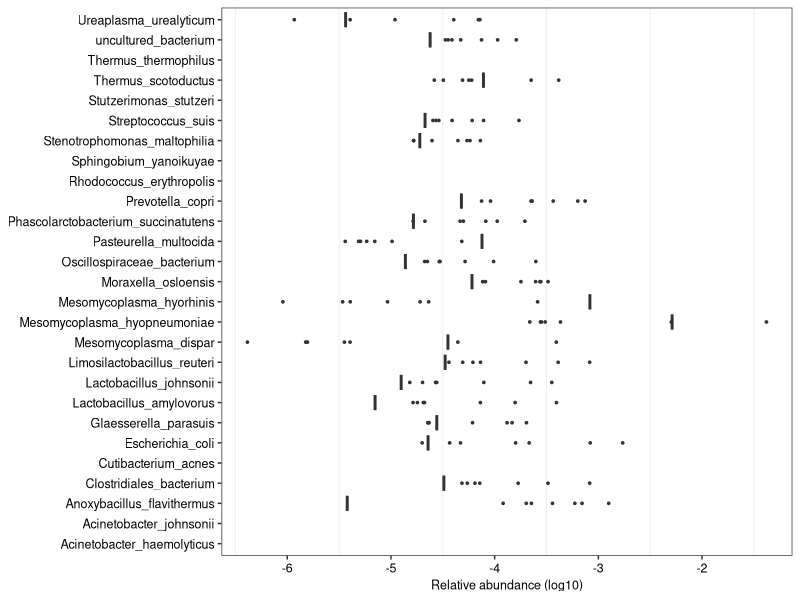
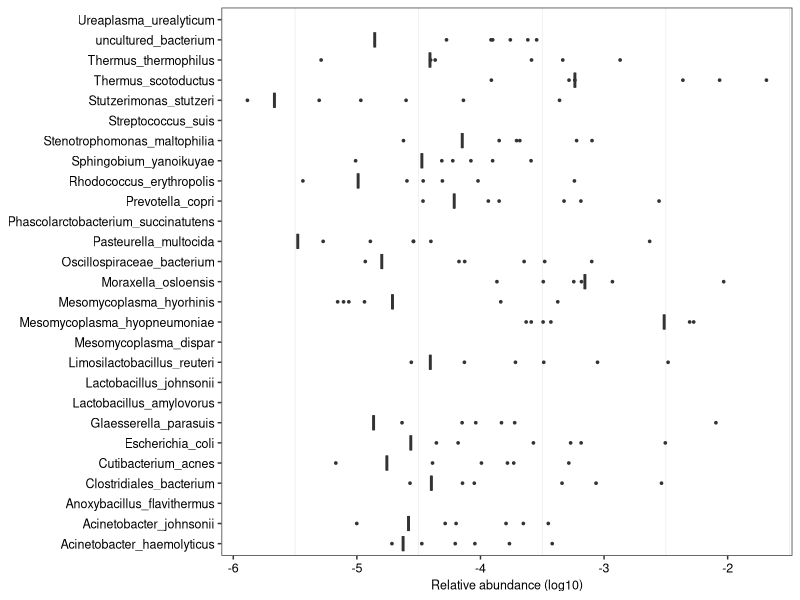
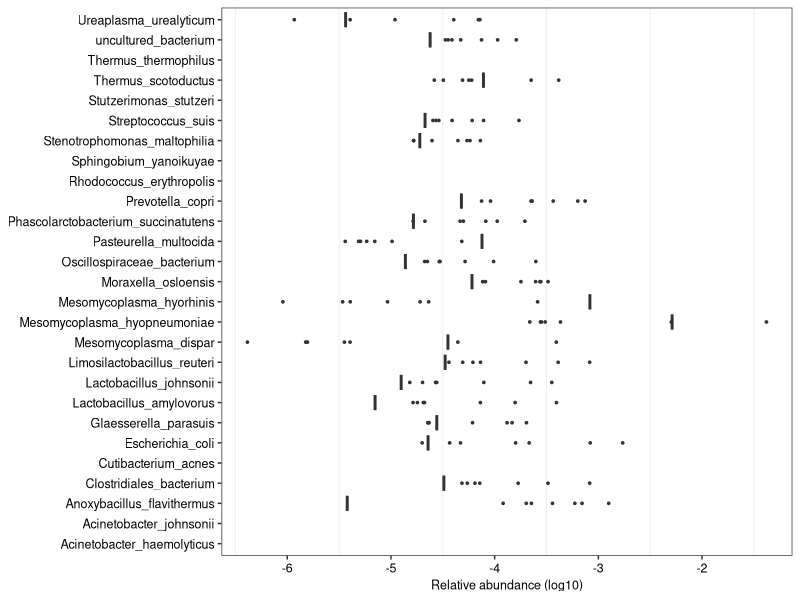
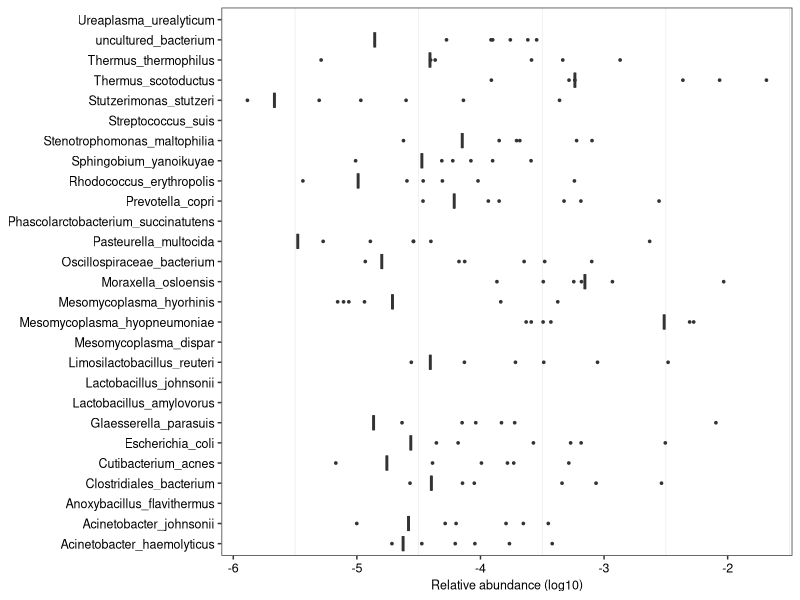

Generate these figures, in order, with R:
###Figure S5C
spec_lung <- read.table("lung_species.tab" ,header=T,row.names=1, sep="\t",check.names=F,quote="")
spec_trachea <- read.table("trachea_species.tab" ,header=T,row.names=1, sep="\t",check.names=F,quote="")
spec_lung_mean <- apply(spec_lung,1 , mean)
spec_lung_top20<- spec_lung[order(spec_lung_mean,decreasing = T)[1:20],]
spec_lung_top20_log <- log10(spec_lung_top20)
spec_trachea_mean <- apply(spec_trachea,1 , mean)
spec_trachea_top20<- spec_trachea[order(spec_trachea_mean,decreasing = T)[1:20],]
spec_trachea_top20_log <- log10(spec_trachea_top20)
trachea_uniq <- setdiff(rownames(spec_trachea_top20),rownames(spec_lung_top20))
length(trachea_uniq)
rep <- rep(NA,ncol(spec_lung_top20))
top20_lung_add <- rbind(spec_lung_top20_log, rep,rep,rep,rep,rep,rep,rep)
rownames(top20_lung_add)[21:27] <- trachea_uniq
top20_lung_add$spec_hlies <- rownames(top20_lung_add)
library(reshape2)
top20_lung_add.melt <- melt(top20_lung_add)
library(ggplot2)
ggplot(top20_lung_add.melt, aes(x=spec_hlies, y=value))+ geom_boxplot(fill="#0073C2", outlier.size=0.6)+coord_flip()+scale_x_discrete(limits=rev(levels(top20_lung_add.melt$spec_hlies)))+scale_y_continuous(breaks=c(-6,-5,-4,-3,-2))+labs(y="Relative abundance (log10)",x=NULL)+theme_bw()+theme(panel.grid.major = element_blank(),plot.title = element_text(hjust = 0.5),axis.text.x = element_text(size = 9,color="black"),axis.text.y = element_text(size = 9,color="black"),axis.title.x = element_text(size = 9,color="black"))
ggsave("lung_top20_combine.pdf",width=3.5,height=5)
lung_uniq <- setdiff(rownames(spec_lung_top20),rownames(spec_trachea_top20))
rep <- rep(NA,ncol(spec_trachea_top20))
top20_trachea_add <- rbind(spec_trachea_top20_log, rep,rep,rep,rep,rep,rep,rep)
rownames(top20_trachea_add)[21:27] <- lung_uniq
top20_trachea_add$spec_svllies <- rownames(top20_trachea_add)
top20_trachea_add.melt <- melt(top20_trachea_add)
ggplot(top20_trachea_add.melt, aes(x=spec_svllies, y=value))+ geom_boxplot(fill="#EFC000", outlier.size=0.6)+coord_flip()+scale_x_discrete(limits=rev(levels(top20_trachea_add.melt$spec_hlies)))+scale_y_continuous(breaks=c(-6,-5,-4,-3,-2))+labs(y="Relative abundance (log10)",x=NULL)+theme_bw()+theme(panel.grid.major = element_blank(),plot.title = element_text(hjust = 0.5),axis.text.x = element_text(size = 9,color="black"),axis.text.y = element_text(size = 9,color="black"),axis.title.x = element_text(size = 9,color="black"))
ggsave("trachea_top20_combine.pdf",width=3.5,height=5)
